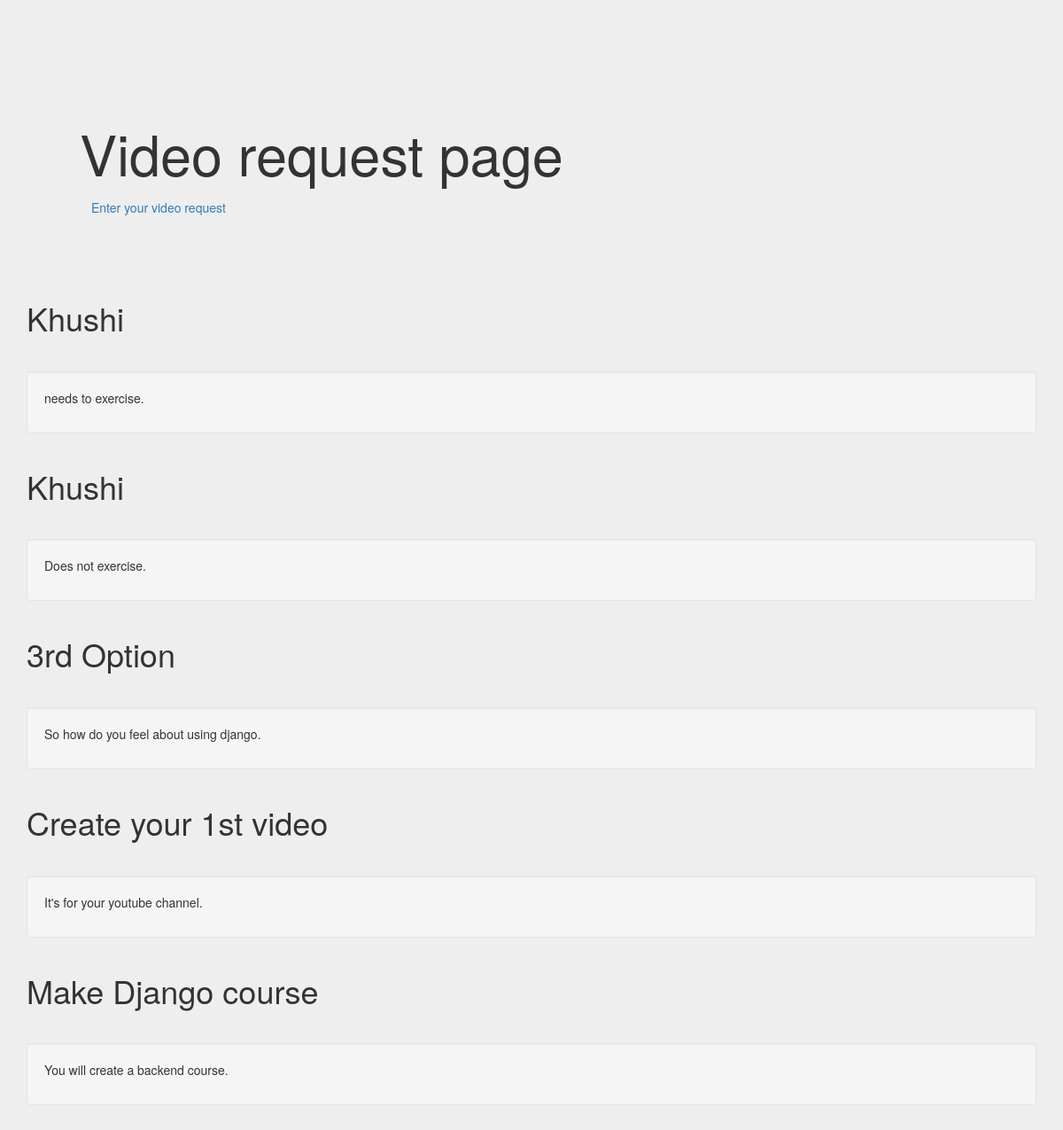
/app1_form/, run on the app's committed database.
### app1_form/models.py (models this page shows, shortened)
class Video(models.Model):
    videotitle = models.CharField(max_length=30)
    videodesc = models.TextField()
    date_added = models.DateTimeField(default=timezone.now)

### app1_form/views.py (the view)
# urls.py: path('', views.index, name='index'),
def index(request):
    videos = Video.objects.order_by('-date_added')
    context = {'videos':videos}
    return render(request, 'app1_form/index.html', context)

### app1_form/templates/app1_form/index.html (shortened to what this page needs)
{% load static %}
<!DOCTYPE html>
<html lang="en">
  <head>
    <link href="{% static 'app1_form/bootstrap.min.css' %}" rel="stylesheet">
    <link href="{% static 'app1_form/theme.css' %}" rel="stylesheet">
  </head>
  <body>
    <div class="container theme-showcase" role="main">
      <div class="jumbotron">
        <h1>Video request page</h1>
        <a type="button" class="btn btn-link" href="{% url 'vrform' %}">Enter your video request</a>
      </div>
      {% for v in videos %}
      <div class="page-header">
        <h1>{{v.videotitle}}</h1>
      </div>
      <div class="well">
        <p>{{v.videodesc}}</p>
      </div>
      {% endfor %}
    </div>
  </body>
</html>

### app1_form/static/app1_form/theme.css (style rules this page uses)
body { padding-top: 70px; padding-bottom: 30px; background-color: #eee; }

### data on the page
Video: videotitle "Khushi", videodesc "needs to exercise."
Video: videotitle "Khushi", videodesc "Does not exercise."
Video: videotitle "3rd Option", videodesc "So how do you feel about using django."
Video: videotitle "Create your 1st video", videodesc "It's for your youtube channel."
Video: videotitle "Make Django course", videodesc "You will create a backend course."
